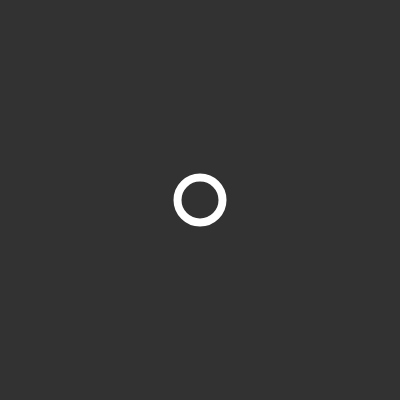
Frame 1 (no input)
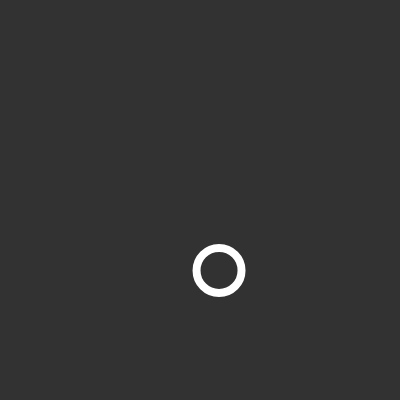
Frame 60 (no input)
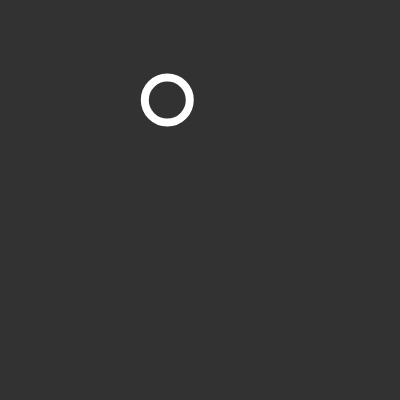
Frame 120 (the mouse pressed at the canvas centre since frame 60)

The p5.js sketch that drew these frames (run headless with seeded random() and noise() and a simulated clock; from frame 60 on, the mouse is pressed at the canvas centre):

// p5.js sketch
// ── sketch.js
var xpos = 0;
var ypos = 0;

function setup() { //happens once
	createCanvas(400, 400);
}

function draw() {
  background(50);
  noFill();
  stroke(255);
  strokeWeight(8);
  ellipse(
    200 + sin(xpos) * 100, 
    200 + sin(ypos) * 100,
    45, 45);
  xpos += 0.05;
  ypos += 0.04;
}
